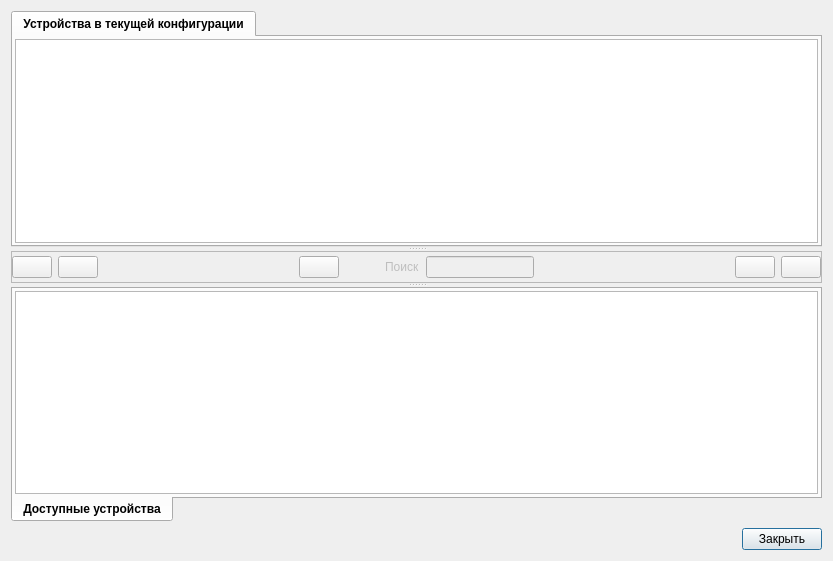
<?xml version="1.0" encoding="UTF-8"?>
<ui version="4.0">
 <class>SvDeviceListDialog</class>
 <widget class="QDialog" name="SvDeviceListDialog">
  <property name="geometry">
   <rect>
    <x>0</x>
    <y>0</y>
    <width>833</width>
    <height>561</height>
   </rect>
  </property>
  <property name="windowTitle">
   <string>Dialog</string>
  </property>
  <property name="windowIcon">
   <iconset resource="res.qrc">
    <normaloff>:/signals/icons/1systemerroralt_103270.ico</normaloff>:/signals/icons/1systemerroralt_103270.ico</iconset>
  </property>
  <layout class="QVBoxLayout" name="verticalLayout_2">
   <item>
    <widget class="QSplitter" name="splitter">
     <property name="orientation">
      <enum>Qt::Vertical</enum>
     </property>
     <widget class="QTabWidget" name="tabCurrent">
      <property name="font">
       <font>
        <weight>75</weight>
        <bold>true</bold>
       </font>
      </property>
      <property name="tabPosition">
       <enum>QTabWidget::North</enum>
      </property>
      <property name="currentIndex">
       <number>0</number>
      </property>
      <widget class="QWidget" name="tab_3">
       <attribute name="title">
        <string>Устройства в текущей конфигурации</string>
       </attribute>
       <layout class="QVBoxLayout" name="verticalLayout_3">
        <property name="spacing">
         <number>2</number>
        </property>
        <property name="leftMargin">
         <number>2</number>
        </property>
        <property name="topMargin">
         <number>2</number>
        </property>
        <property name="rightMargin">
         <number>2</number>
        </property>
        <property name="bottomMargin">
         <number>2</number>
        </property>
        <item>
         <widget class="QTableView" name="tableCurrent">
          <property name="selectionBehavior">
           <enum>QAbstractItemView::SelectRows</enum>
          </property>
          <property name="sortingEnabled">
           <bool>true</bool>
          </property>
         </widget>
        </item>
       </layout>
      </widget>
     </widget>
     <widget class="QFrame" name="frameButtons">
      <property name="sizePolicy">
       <sizepolicy hsizetype="Preferred" vsizetype="Fixed">
        <horstretch>0</horstretch>
        <verstretch>0</verstretch>
       </sizepolicy>
      </property>
      <property name="minimumSize">
       <size>
        <width>0</width>
        <height>32</height>
       </size>
      </property>
      <property name="maximumSize">
       <size>
        <width>16777215</width>
        <height>32</height>
       </size>
      </property>
      <property name="frameShape">
       <enum>QFrame::StyledPanel</enum>
      </property>
      <property name="frameShadow">
       <enum>QFrame::Raised</enum>
      </property>
      <layout class="QHBoxLayout" name="horizontalLayout_2">
       <property name="leftMargin">
        <number>0</number>
       </property>
       <property name="topMargin">
        <number>0</number>
       </property>
       <property name="rightMargin">
        <number>0</number>
       </property>
       <property name="bottomMargin">
        <number>0</number>
       </property>
       <item>
        <widget class="QPushButton" name="bnRemoveAll">
         <property name="text">
          <string/>
         </property>
         <property name="icon">
          <iconset resource="res.qrc">
           <normaloff>:/signals/icons/one_down.ico</normaloff>:/signals/icons/one_down.ico</iconset>
         </property>
        </widget>
       </item>
       <item>
        <widget class="QPushButton" name="bnRemoveSelected">
         <property name="text">
          <string/>
         </property>
         <property name="icon">
          <iconset resource="res.qrc">
           <normaloff>:/signals/icons/all_down.ico</normaloff>:/signals/icons/all_down.ico</iconset>
         </property>
        </widget>
       </item>
       <item>
        <spacer name="horizontalSpacer_2">
         <property name="orientation">
          <enum>Qt::Horizontal</enum>
         </property>
         <property name="sizeType">
          <enum>QSizePolicy::MinimumExpanding</enum>
         </property>
         <property name="sizeHint" stdset="0">
          <size>
           <width>40</width>
           <height>20</height>
          </size>
         </property>
        </spacer>
       </item>
       <item>
        <widget class="QPushButton" name="bnTuning">
         <property name="text">
          <string/>
         </property>
         <property name="icon">
          <iconset resource="res.qrc">
           <normaloff>:/signals/icons/maintenance.ico</normaloff>:/signals/icons/maintenance.ico</iconset>
         </property>
         <property name="flat">
          <bool>false</bool>
         </property>
        </widget>
       </item>
       <item>
        <spacer name="horizontalSpacer_3">
         <property name="orientation">
          <enum>Qt::Horizontal</enum>
         </property>
         <property name="sizeType">
          <enum>QSizePolicy::Fixed</enum>
         </property>
         <property name="sizeHint" stdset="0">
          <size>
           <width>40</width>
           <height>20</height>
          </size>
         </property>
        </spacer>
       </item>
       <item>
        <widget class="QLabel" name="label">
         <property name="enabled">
          <bool>false</bool>
         </property>
         <property name="text">
          <string>Поиск</string>
         </property>
        </widget>
       </item>
       <item>
        <widget class="QLineEdit" name="editSearch">
         <property name="enabled">
          <bool>false</bool>
         </property>
         <property name="sizePolicy">
          <sizepolicy hsizetype="Fixed" vsizetype="Fixed">
           <horstretch>0</horstretch>
           <verstretch>0</verstretch>
          </sizepolicy>
         </property>
        </widget>
       </item>
       <item>
        <spacer name="horizontalSpacer">
         <property name="orientation">
          <enum>Qt::Horizontal</enum>
         </property>
         <property name="sizeType">
          <enum>QSizePolicy::MinimumExpanding</enum>
         </property>
         <property name="sizeHint" stdset="0">
          <size>
           <width>40</width>
           <height>20</height>
          </size>
         </property>
        </spacer>
       </item>
       <item>
        <widget class="QPushButton" name="bnAddSelected">
         <property name="text">
          <string/>
         </property>
         <property name="icon">
          <iconset resource="res.qrc">
           <normaloff>:/signals/icons/all_up.ico</normaloff>:/signals/icons/all_up.ico</iconset>
         </property>
        </widget>
       </item>
       <item>
        <widget class="QPushButton" name="bnAddAll">
         <property name="text">
          <string/>
         </property>
         <property name="icon">
          <iconset resource="res.qrc">
           <normaloff>:/signals/icons/one_up.ico</normaloff>:/signals/icons/one_up.ico</iconset>
         </property>
        </widget>
       </item>
      </layout>
     </widget>
     <widget class="QTabWidget" name="tabAvailable">
      <property name="font">
       <font>
        <weight>75</weight>
        <bold>true</bold>
       </font>
      </property>
      <property name="tabPosition">
       <enum>QTabWidget::South</enum>
      </property>
      <property name="currentIndex">
       <number>0</number>
      </property>
      <widget class="QWidget" name="tab">
       <attribute name="title">
        <string>Доступные устройства</string>
       </attribute>
       <layout class="QVBoxLayout" name="verticalLayout">
        <property name="spacing">
         <number>2</number>
        </property>
        <property name="leftMargin">
         <number>2</number>
        </property>
        <property name="topMargin">
         <number>2</number>
        </property>
        <property name="rightMargin">
         <number>2</number>
        </property>
        <property name="bottomMargin">
         <number>2</number>
        </property>
        <item>
         <widget class="QTableView" name="tableAvailable">
          <property name="editTriggers">
           <set>QAbstractItemView::NoEditTriggers</set>
          </property>
          <property name="selectionBehavior">
           <enum>QAbstractItemView::SelectRows</enum>
          </property>
          <property name="sortingEnabled">
           <bool>true</bool>
          </property>
         </widget>
        </item>
       </layout>
      </widget>
     </widget>
    </widget>
   </item>
   <item>
    <layout class="QHBoxLayout" name="horizontalLayout">
     <item>
      <spacer name="hSpacerButtons">
       <property name="orientation">
        <enum>Qt::Horizontal</enum>
       </property>
       <property name="sizeType">
        <enum>QSizePolicy::Expanding</enum>
       </property>
       <property name="sizeHint" stdset="0">
        <size>
         <width>40</width>
         <height>20</height>
        </size>
       </property>
      </spacer>
     </item>
     <item>
      <widget class="QPushButton" name="bnSave">
       <property name="sizePolicy">
        <sizepolicy hsizetype="Fixed" vsizetype="Fixed">
         <horstretch>0</horstretch>
         <verstretch>0</verstretch>
        </sizepolicy>
       </property>
       <property name="maximumSize">
        <size>
         <width>80</width>
         <height>16777215</height>
        </size>
       </property>
       <property name="text">
        <string>Закрыть</string>
       </property>
       <property name="default">
        <bool>true</bool>
       </property>
      </widget>
     </item>
    </layout>
   </item>
  </layout>
 </widget>
 <tabstops>
  <tabstop>tableCurrent</tabstop>
  <tabstop>bnRemoveAll</tabstop>
  <tabstop>bnRemoveSelected</tabstop>
  <tabstop>bnAddSelected</tabstop>
  <tabstop>bnAddAll</tabstop>
  <tabstop>tabAvailable</tabstop>
  <tabstop>bnSave</tabstop>
  <tabstop>tabCurrent</tabstop>
  <tabstop>tableAvailable</tabstop>
 </tabstops>
 <resources>
  <include location="res.qrc"/>
 </resources>
 <connections/>
</ui>
